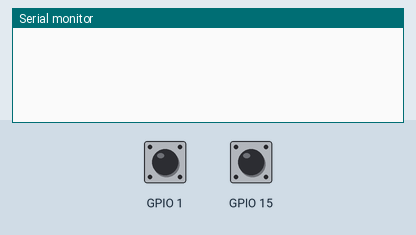
This sketch was run on a simulated ESP32. Shown: the last lines printed to the serial monitor. Inputs (shaded band) come from the test bench; at power-on: GPIO 1 HIGH, GPIO 15 HIGH.

Above: at 1.2 s.
1.3 s: GPIO 1 pulled LOW for 0.15 s
At 2.6 s:
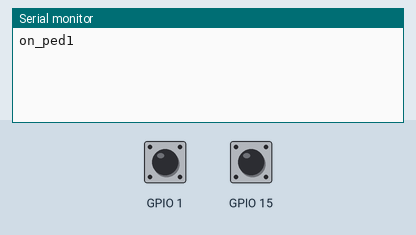
2.9 s: GPIO 1 pulled LOW for 1 s
At 3.7 s:
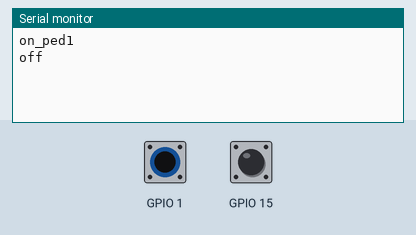

The sketch:

pedestalTeensy.ino
```cpp
int cap1 = 0;  // wire connected to pin 1
int cap2 = 0;  // wire connected to pin 15
float baseCap1;
float baseCap2;
float THRESH = 2.05;
float avgWeight = .99;

void setup() {
  Serial.begin(9600);
  cap1 = touchRead(1);  // wire connected to pin 1
  cap2 = touchRead(15);  // wire connected to pin 15

  baseCap1 = cap1;
  baseCap2 = cap2;
}

void loop() {
  while (pow(2,cap1/baseCap1) < THRESH && pow(2,cap2/baseCap2) < THRESH) {
    baseCap1 = avgWeight*baseCap1 + (1-avgWeight)*cap1;
    baseCap2 = avgWeight*baseCap2 + (1-avgWeight)*cap2;
    cap1 = touchRead(1);  // wire connected to pin 1
    cap2 = touchRead(15);  // wire connected to pin 15

//      Serial.print(pow(2,cap1/baseCap1));                  // print sensor output 1
//      Serial.print("\t");
//      Serial.println(pow(2,cap2/baseCap2));                // print sensor output 15
    delay(10);
  }
  if (pow(2,cap1/baseCap1) > THRESH) {
    Serial.println("on_ped1");
  }
  if (pow(2,cap2/baseCap2) > THRESH) {
    Serial.println("on_ped2");
  }
  while (pow(2,cap1/baseCap1) >= THRESH || pow(2,cap2/baseCap2) >= THRESH) {
    cap1 = touchRead(1);  // wire connected to pin 1
    cap2 = touchRead(15);  // wire connected to pin 15

//      Serial.print(pow(2,cap1/baseCap1));                  // print sensor output 1
//      Serial.print("\t");
//      Serial.println(pow(2,cap2/baseCap2));                // print sensor output 15
    delay(10);
  }
  Serial.println("off");
  baseCap1 = cap1;
  baseCap2 = cap2;
}
```

Measured:
- after the input at 1.3 s, the serial monitor: prints a new line after 0.16 s (image 1)
- after the input at 2.9 s, the serial monitor: prints a new line at once (image 2)
